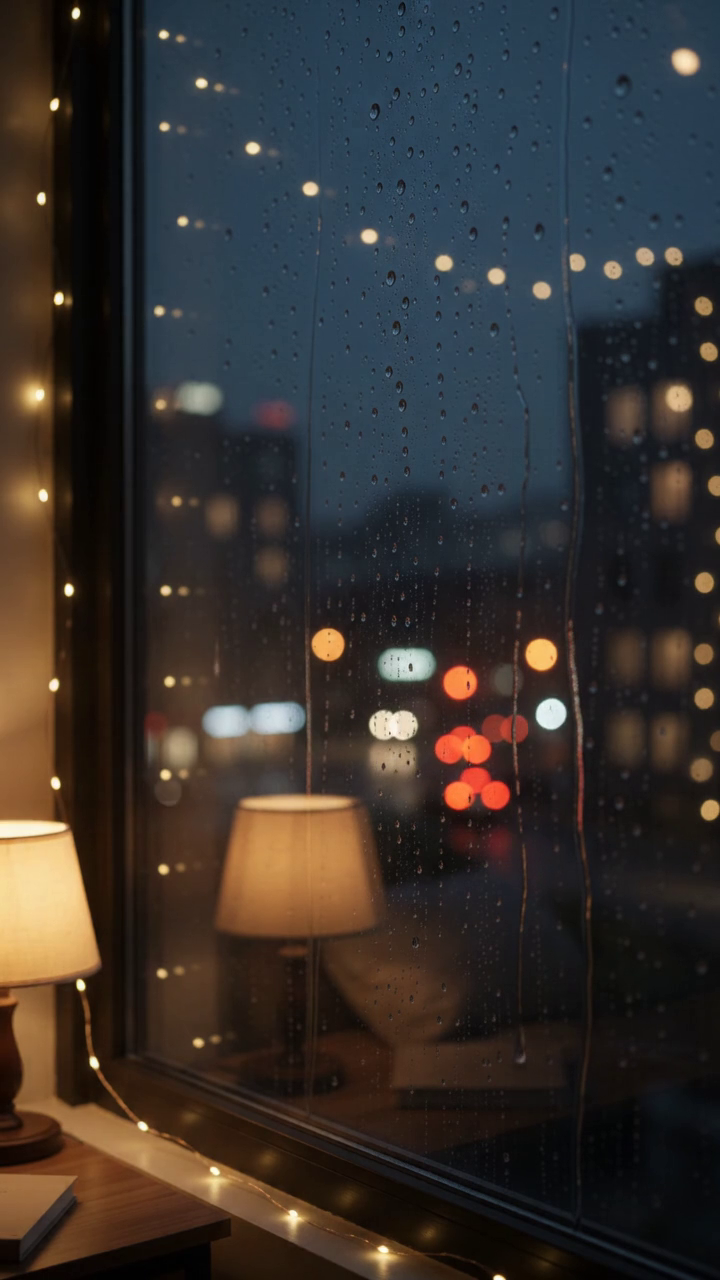
#> input picture frame 24 of engines/escape/bgclip.mp4, 720 x 1280 px, given in place of m1.mp4, which was not available
$ python boat.py
#> lines starting #> are read from the running program, lines starting #| are printed output that depends on the picture; pictures that were not available may be replaced by others from this repository, and a replacement may not be noted
#> further down, f is the input picture: shape (1280, 720, 3); mean B, G, R 46.6, 50.1, 55.6
import os as _os; ZT=_os.environ.get('ZT_WORK',_os.path.dirname(_os.path.dirname(_os.path.abspath(__file__)))+'/')   # engines/ root; inputs live in sibling folders
import cv2, numpy as np, subprocess, sys
D=ZT+''
X0,X1=265,955            # crop around the boat (600 px wide)
OW,OH=1080,1920
def portrait(f):
    c=f[:,X0:X1].astype(np.float32)                  # 600x720
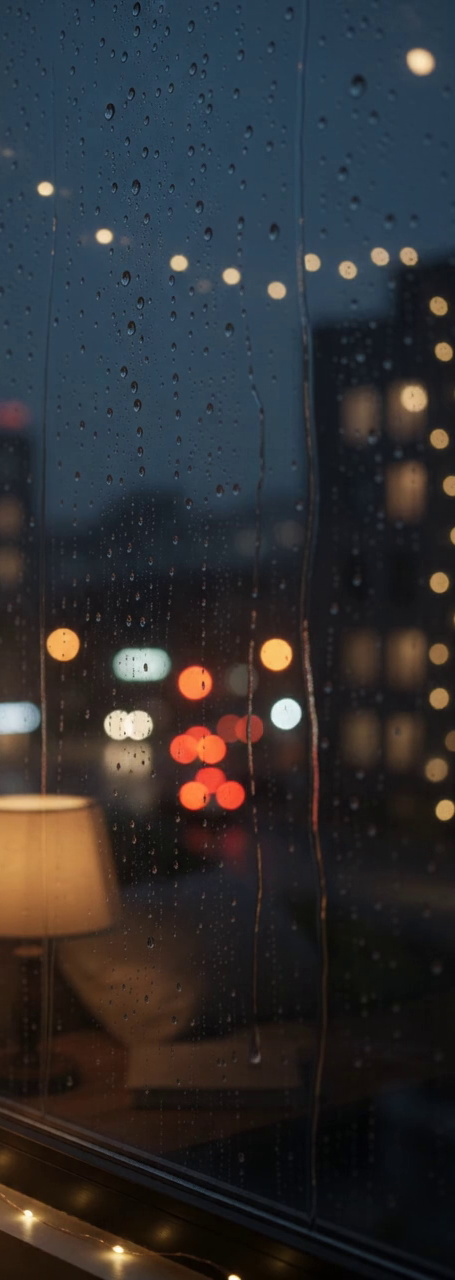
#> c: shape (1280, 455, 3) float32; mean B, G, R 49.8, 47.8, 48.1
    s=OW/c.shape[1]; h=int(round(c.shape[0]*s))      # 1080x1296
#> after `s = OW / c.shape[1]`: s = 2.37
#> after `h = int(round(c.shape[0] * s))`: h = 3038
    body=cv2.resize(c,(OW,h),interpolation=cv2.INTER_LANCZOS4)
    top=OH-h
#> top = -1118
    S_=body[:330]                                                     # clean sky band above the mast
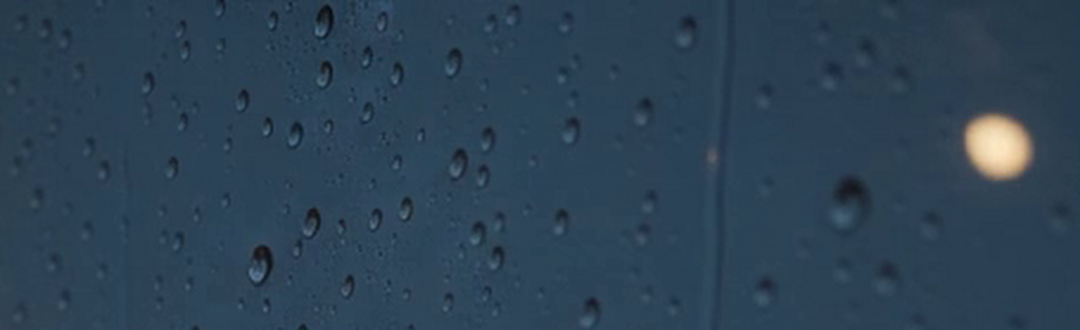
#> S_: shape (330, 1080, 3) float32; mean B, G, R 82.8, 64.7, 43; drawn with min black and max white
    parts=[]; k=0
    while sum(p.shape[0] for p in parts)<top:
        parts.append(cv2.flip(S_,0) if k%2==0 else S_); k+=1
#> after the loop, k = 0; parts = []
#> (the run stopped early here; a loop or call above may not have finished)

$ run again, starting later in the video
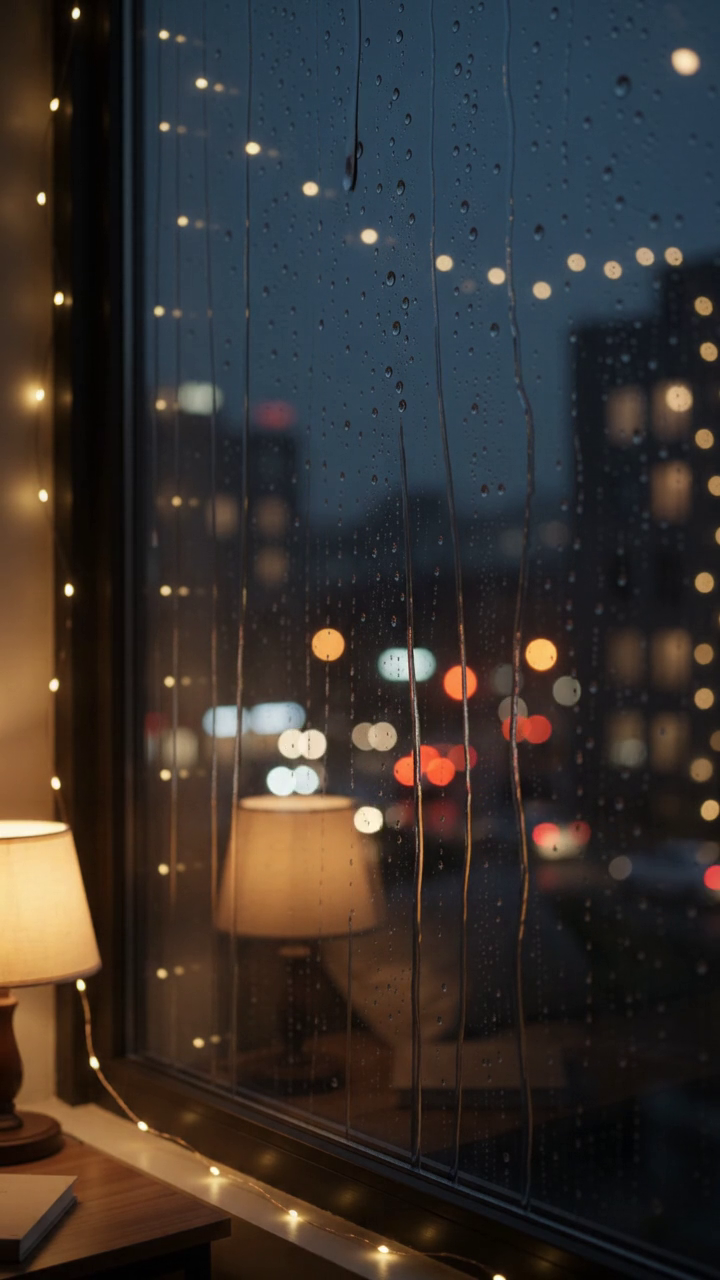
#> input picture frame 108 of engines/escape/bgclip.mp4, 720 x 1280 px, given in place of m1.mp4, which was not available
#> f is the input picture: shape (1280, 720, 3); mean B, G, R 47.1, 50.6, 56.4
#> in portrait, `c=f[:,X0:X1].astype(np.float32)`:
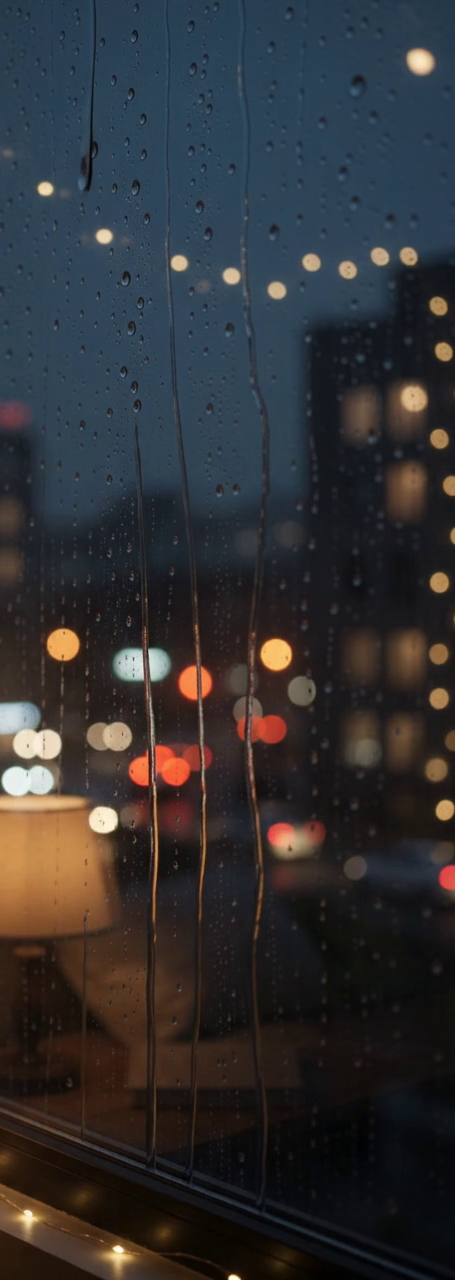
#> c: shape (1280, 455, 3) float32; mean B, G, R 50.7, 48.7, 49
#> in portrait, `S_=body[:330]`:
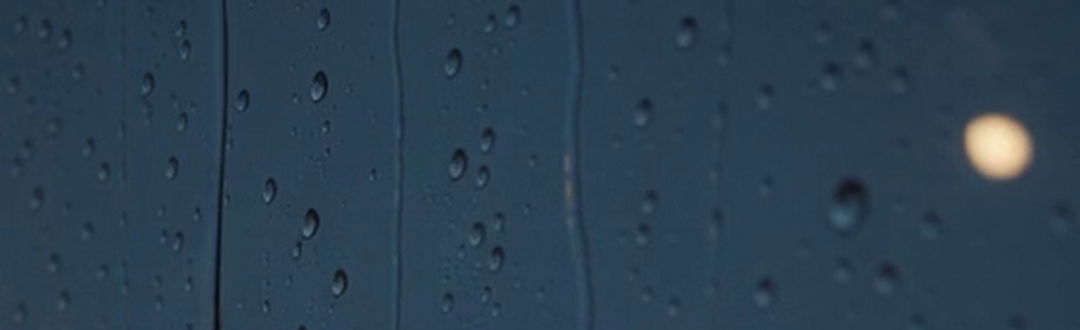
#> S_: shape (330, 1080, 3) float32; mean B, G, R 82.6, 64.7, 43.4
#> after the loop in portrait, `while sum(p.shape[0] for p in parts)<top:`: k = 0; parts = []

$ run again, starting later in the video
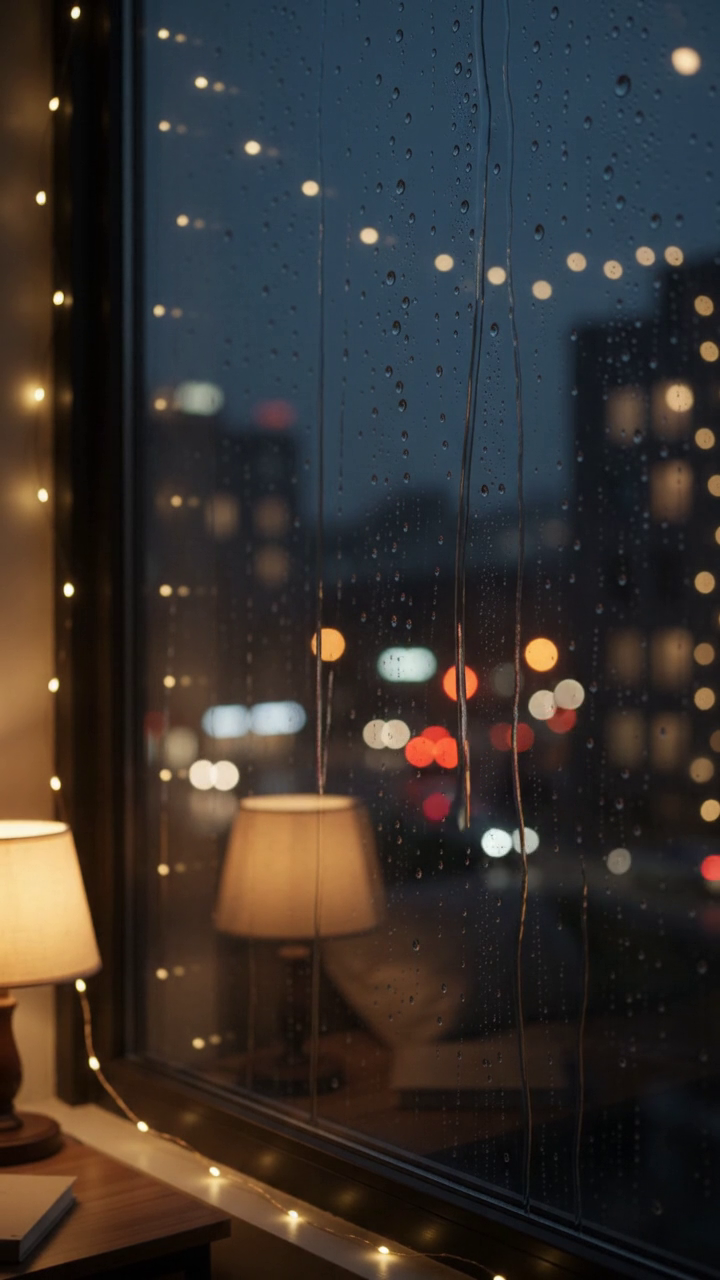
#> input picture frame 192 of engines/escape/bgclip.mp4, 720 x 1280 px, given in place of m1.mp4, which was not available
#> f is the input picture: shape (1280, 720, 3); mean B, G, R 47.1, 50.6, 56
#> in portrait, `c=f[:,X0:X1].astype(np.float32)`:
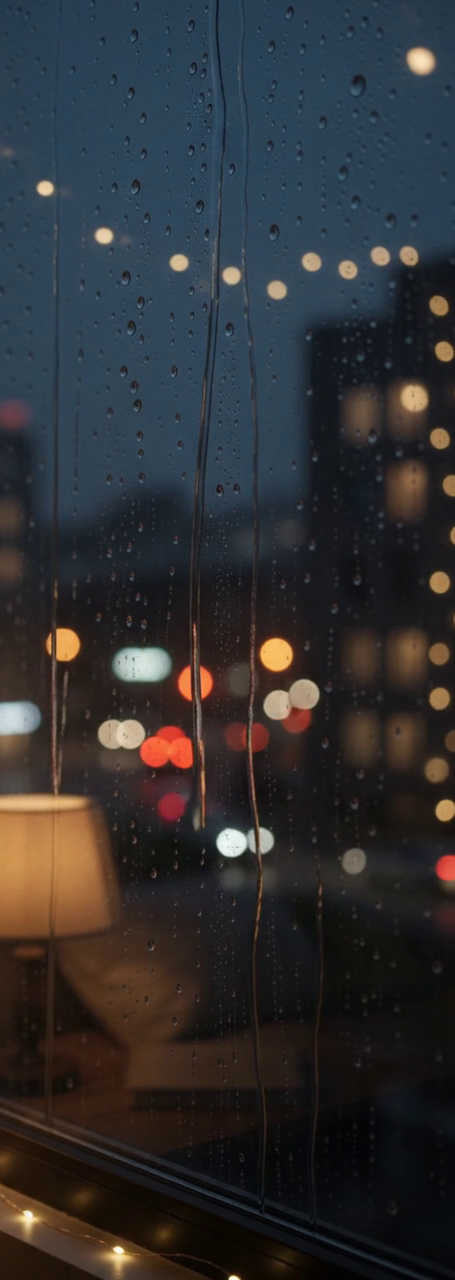
#> c: shape (1280, 455, 3) float32; mean B, G, R 50, 47.9, 48
#> in portrait, `S_=body[:330]`:
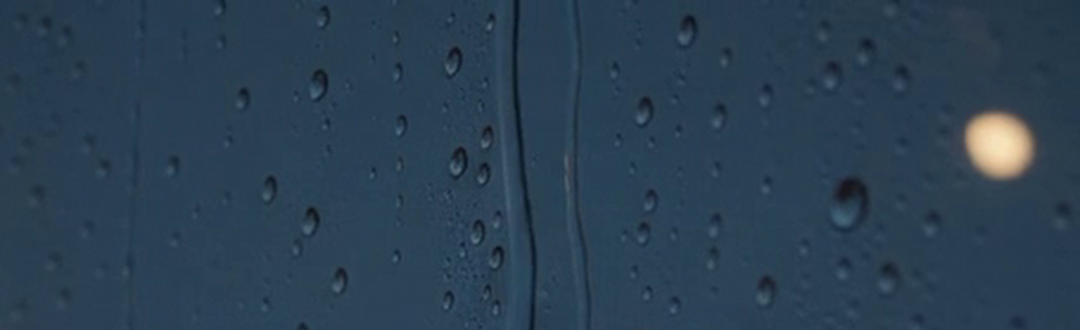
#> S_: shape (330, 1080, 3) float32; mean B, G, R 82.5, 64.7, 43.3
#> after the loop in portrait, `while sum(p.shape[0] for p in parts)<top:`: k = 0; parts = []
